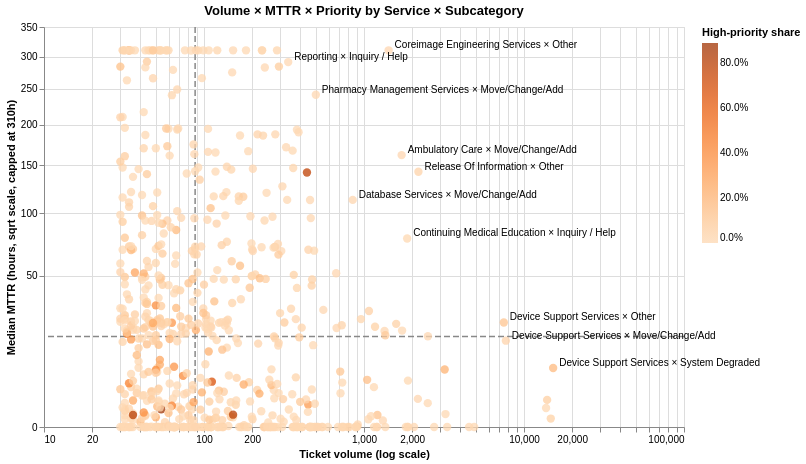

Notebook code cell kept with this figure:
### Code cell
# ── Volume × MTTR × Priority by (Service, Subcategory) ──────────────────────
impact_df = (
    df_clean.dropna(subset=["MTTR_hours", "Service", "Subcategory"])
    .groupby(["Service", "Subcategory"])
    .agg(
        incidents=("MTTR_hours", "count"),
        median_MTTR=("MTTR_hours", "median"),
        high_priority_ratio=("Priority", lambda x: x.isin(["1 - Critical", "2 - High"]).mean())
    )
    .reset_index()
)

# Optional: filter sparse cells so tiny groups do not dominate interpretation
impact_df = impact_df[impact_df["incidents"] >= 30].copy()

# Impact score
impact_df["impact"] = impact_df["incidents"] * impact_df["median_MTTR"]

# Display cap for plotting only
mttr_cap = impact_df["median_MTTR"].quantile(0.95)
impact_df["median_MTTR_display"] = impact_df["median_MTTR"].clip(upper=mttr_cap)

# Thresholds for quadrant guides
volume_threshold = impact_df["incidents"].median()
mttr_threshold   = impact_df["median_MTTR_display"].median()

# Priority color scale range
hp_min = impact_df["high_priority_ratio"].min()
hp_max = impact_df["high_priority_ratio"].max()

# Labels: top 10 pairs by impact
labels_df = impact_df.nlargest(10, "impact").copy()
labels_df["pair_label"] = labels_df["Service"] + " × " + labels_df["Subcategory"]

# Quadrant lines first so points render on top
quadrant_h = alt.Chart(pd.DataFrame({"y": [mttr_threshold]})).mark_rule(
    strokeDash=[6, 3], color="#888888", strokeWidth=1.5
).encode(
    y="y:Q"
)

quadrant_v = alt.Chart(pd.DataFrame({"x": [volume_threshold]})).mark_rule(
    strokeDash=[6, 3], color="#888888", strokeWidth=1.5
).encode(
    x="x:Q"
)

points = alt.Chart(impact_df).mark_circle(size=70, opacity=0.75).encode(
    x=alt.X(
        "incidents:Q",
        scale=alt.Scale(type="log"),
        title="Ticket volume (log scale)"
    ),
    y=alt.Y(
        "median_MTTR_display:Q",
        scale=alt.Scale(type="sqrt", clamp=True),
        title=f"Median MTTR (hours, sqrt scale, capped at {mttr_cap:.0f}h)"
    ),
    color=alt.Color(
        "high_priority_ratio:Q",
        title="High-priority share",
        scale=alt.Scale(scheme="oranges", domain=[hp_min, hp_max]),
        legend=alt.Legend(format=".1%")
    ),
    tooltip=[
        "Service:N",
        "Subcategory:N",
        alt.Tooltip("incidents:Q", title="Tickets", format=","),
        alt.Tooltip("median_MTTR:Q", title="Median MTTR (hrs, uncapped)", format=".1f"),
        alt.Tooltip("high_priority_ratio:Q", title="High-priority share", format=".1%"),
        alt.Tooltip("impact:Q", title="Impact score", format=",.0f")
    ]
)

labels = alt.Chart(labels_df).mark_text(
    align="left", dx=6, dy=-5, fontSize=10
).encode(
    x="incidents:Q",
    y="median_MTTR_display:Q",
    text="pair_label:N"
)

# Layer order: quadrant lines → points → labels
chart5 = (quadrant_h + quadrant_v + points + labels).properties(
    title="Volume × MTTR × Priority by Service × Subcategory",
    width=640,
    height=400
)

chart5.save("volume_mttr_priority_scatter.html")
chart5

### Figure 1 — Vega-Lite specification as saved in the notebook (floating-point values rounded to 4 significant figures; data arrays with more than 128 entries replaced by an {"elided": "..."} marker saying what was removed)
{"config": {"view": {"continuousWidth": 300, "continuousHeight": 300}}, "layer": [{"data": {"name": "data-654d94325c52d9021ee1e8c70a710231"}, "mark": {"type": "rule", "color": "#888888", "strokeDash": [6, 3], "strokeWidth": 1.5}, "encoding": {"y": {"field": "y", "type": "quantitative"}}}, {"data": {"name": "data-b4c35ef03fdc97e5c81895fa2b8d68ad"}, "mark": {"type": "rule", "color": "#888888", "strokeDash": [6, 3], "strokeWidth": 1.5}, "encoding": {"x": {"field": "x", "type": "quantitative"}}}, {"data": {"name": "data-6a7fb754e87cf645e0dc16b3e6ebef39"}, "mark": {"type": "circle", "opacity": 0.75, "size": 70}, "encoding": {"color": {"field": "high_priority_ratio", "legend": {"format": ".1%"}, "scale": {"domain": [0.0, 0.8889], "scheme": "oranges"}, "title": "High-priority share", "type": "quantitative"}, "tooltip": [{"field": "Service", "type": "nominal"}, {"field": "Subcategory", "type": "nominal"}, {"field": "incidents", "format": ",", "title": "Tickets", "type": "quantitative"}, {"field": "median_MTTR", "format": ".1f", "title": "Median MTTR (hrs, uncapped)", "type": "quantitative"}, {"field": "high_priority_ratio", "format": ".1%", "title": "High-priority share", "type": "quantitative"}, {"field": "impact", "format": ",.0f", "title": "Impact score", "type": "quantitative"}], "x": {"field": "incidents", "scale": {"type": "log"}, "title": "Ticket volume (log scale)", "type": "quantitative"}, "y": {"field": "median_MTTR_display", "scale": {"clamp": true, "type": "sqrt"}, "title": "Median MTTR (hours, sqrt scale, capped at 310h)", "type": "quantitative"}}}, {"data": {"name": "data-7fef023cdff1e882174287666831729d"}, "mark": {"type": "text", "align": "left", "dx": 6, "dy": -5, "fontSize": 10}, "encoding": {"text": {"field": "pair_label", "type": "nominal"}, "x": {"field": "incidents", "type": "quantitative"}, "y": {"field": "median_MTTR_display", "type": "quantitative"}}}], "height": 400, "title": "Volume × MTTR × Priority by Service × Subcategory", "width": 640, "$schema": "https://vega.github.io/schema/vega-lite/v5.20.1.json", "datasets": {"data-654d94325c52d9021ee1e8c70a710231": [{"y": 17.95}], "data-b4c35ef03fdc97e5c81895fa2b8d68ad": [{"x": 88.0}], "data-6a7fb754e87cf645e0dc16b3e6ebef39": {"elided": "623 records"}, "data-7fef023cdff1e882174287666831729d": [{"Service": "Coreimage Engineering Services", "Subcategory": "Other", "incidents": 1425, "median_MTTR": 621.3, "high_priority_ratio": 0.009825, "impact": 885400.0, "median_MTTR_display": 310.4, "pair_label": "Coreimage Engineering Services × Other"}, {"Service": "Release Of Information", "Subcategory": "Other", "incidents": 2188, "median_MTTR": 142.6, "high_priority_ratio": 0.03016, "impact": 312000.0, "median_MTTR_display": 142.6, "pair_label": "Release Of Information × Other"}, {"Service": "Ambulatory Care", "Subcategory": "Move/Change/Add", "incidents": 1719, "median_MTTR": 161.7, "high_priority_ratio": 0.01047, "impact": 278000.0, "median_MTTR_display": 161.7, "pair_label": "Ambulatory Care × Move/Change/Add"}, {"Service": "Device Support Services", "Subcategory": "Other", "incidents": 7478, "median_MTTR": 23.9, "high_priority_ratio": 0.1129, "impact": 178800.0, "median_MTTR_display": 23.9, "pair_label": "Device Support Services × Other"}, {"Service": "Continuing Medical Education", "Subcategory": "Inquiry / Help", "incidents": 1861, "median_MTTR": 77.74, "high_priority_ratio": 0.002687, "impact": 144700.0, "median_MTTR_display": 77.74, "pair_label": "Continuing Medical Education × Inquiry / Help"}, {"Service": "Device Support Services", "Subcategory": "Move/Change/Add", "incidents": 7701, "median_MTTR": 16.3, "high_priority_ratio": 0.02779, "impact": 125600.0, "median_MTTR_display": 16.3, "pair_label": "Device Support Services × Move/Change/Add"}, {"Service": "Pharmacy Management Services", "Subcategory": "Move/Change/Add", "incidents": 500, "median_MTTR": 241.6, "high_priority_ratio": 0.006, "impact": 120800.0, "median_MTTR_display": 241.6, "pair_label": "Pharmacy Management Services × Move/Change/Add"}, {"Service": "Device Support Services", "Subcategory": "System Degraded", "incidents": 15214, "median_MTTR": 7.62, "high_priority_ratio": 0.1663, "impact": 115900.0, "median_MTTR_display": 7.62, "pair_label": "Device Support Services × System Degraded"}, {"Service": "Reporting", "Subcategory": "Inquiry / Help", "incidents": 336, "median_MTTR": 291.3, "high_priority_ratio": 0.005952, "impact": 97880.0, "median_MTTR_display": 291.3, "pair_label": "Reporting × Inquiry / Help"}, {"Service": "Database Services", "Subcategory": "Move/Change/Add", "incidents": 850, "median_MTTR": 112.8, "high_priority_ratio": 0.01294, "impact": 95890.0, "median_MTTR_display": 112.8, "pair_label": "Database Services × Move/Change/Add"}]}}
